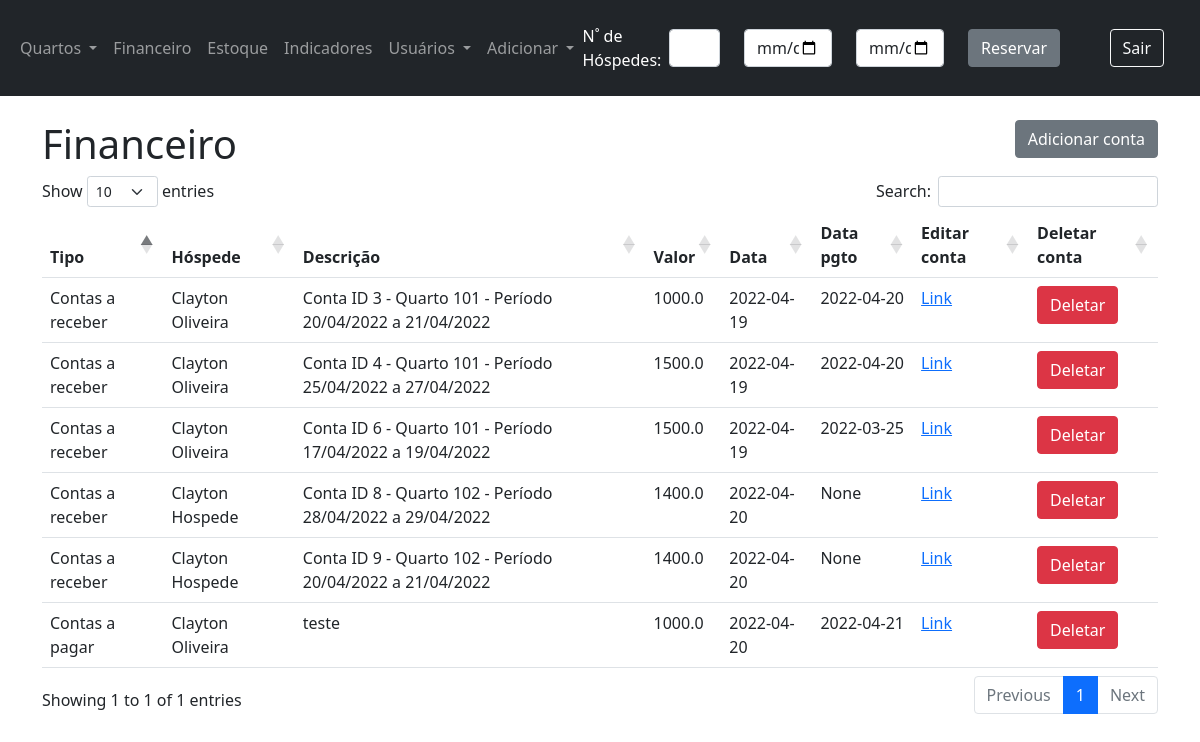
/listar-contas (signed in), run on the app's committed database.
### app/models.py (models this page shows)
class Account(db.Model):
    __tablename__ = 'Account'
    id = db.Column(db.Integer, primary_key=True)
    tipo = db.Column(db.String(20))
    hotel_id = db.Column(db.Integer, db.ForeignKey('Hotels.id'))
    guest_id = db.Column(db.Integer, db.ForeignKey('guests.id'))
    reservation_id = db.Column(db.Integer, db.ForeignKey('reservation.id'))
    descricao = db.Column(db.String(30))
    valor = db.Column(db.Float)
    data_cadastro = db.Column(db.Date, default=dt.now())
    data_pgto = db.Column(db.Date)

class Guest(db.Model):
    __tablename__ = 'guests'
    id = db.Column(db.Integer, primary_key=True)
    hotel_id = db.Column(db.Integer, db.ForeignKey('Hotels.id'))
    address_id = db.Column(db.Integer, db.ForeignKey('Addresses.id'))
    name = db.Column(db.String(50))
    email = db.Column(db.String(50))
    phone = db.Column(db.String(20))
    cpf = db.Column(db.String(15))
    birthday = db.Column(db.DateTime)

### app/views.py (the view)
@app.route('/listar-contas', methods=['GET', 'POST'])
@login_required
def listar_conta_endpoint():
    user_id = g.user.get_id()
    return listar_contas(user_id)

### app/forms.py
class VerificarDisponibilidade(FlaskForm):
    total_guests = IntegerField('Quantidade de héspedes', validators=[DataRequired()])
    check_in = DateField('Data Entrada', validators=[DataRequired()])
    check_out = DateField('Data Saída', validators=[DataRequired()])
    submeter = SubmitField('Reservar')

### app/models.py (called while the page is built)
    def get_id(self):
        return self.id

    def get_profile(self):
        return self.profile

    def get_hotel_id(self):
        return self.hotel_id

### app/scripts/financeiro.py (called while the page is built)
def listar_contas(user_id):
    user = User.query.filter_by(id=user_id).first()
    hospedes = Guest.query.order_by(Guest.id)
    hoteis = Hotels.query.filter_by(id=user.hotel_id).order_by(Hotels.created_at)
    if user.hotel_id is None:
        hoteis = Hotels.query.filter_by(user_id=user_id).order_by(Hotels.created_at)
    hoteis_id = [hotel.id for hotel in hoteis]
    hotel_choices = dict([(hotel.id, hotel.name) for hotel in hoteis])
    guest_choices = dict([(hospede.id, hospede.name) for hospede in hospedes if hospede.hotel_id in hoteis_id])
    contas = Account.query.filter(Account.hotel_id.in_(hoteis_id)).order_by(Account.id)
    return render_template('lista_contas.html',
                           contas=contas,
                           hotel_choices=hotel_choices,
                           guest_choices=guest_choices,
                           )

### app/views.py (called while the page is built)
@login_manager.user_loader
def load_user(id):
    return User.query.get(int(id))

@app.before_request
def before_request():
    g.user = current_user

@app.context_processor
def navbar():
    form_reserva = VerificarDisponibilidade()
    return dict(form_reserva=form_reserva)

### app/templates/lista_contas.html (shortened to what this page needs)
{% extends 'base.html' %}
{% block content %}
    <div class="mt-4">
        <h1 style="display: inline-block;">Financeiro</h1>
        <a href="{{ url_for('adicionar_conta_endpoint') }}">
            <button type="button" class="btn btn-secondary" data-bs-dismiss="modal"
                    style="float: right">Adicionar conta
            </button>
        </a>
        <br>
    </div>
    <table id="tabela" class="table table-hover">
        <thead>
        <tr>
            <th>Tipo</th>
            <th>Hóspede</th>
            <th>Descrição</th>
            <th>Valor</th>
            <th>Data</th>
            <th>Data pgto</th>
            <th>Editar conta</th>
            <th>Deletar conta</th>
        </tr>
        </thead>
        <tbody>
        {% for conta in contas %}
            <tr>
                <td>{{ conta.tipo }}</td>
                <td>{{ guest_choices[conta.guest_id] }}</td>
                <td>{{ conta.descricao }}</td>
                <td>{{ conta.valor }}</td>
                <td>{{ conta.data_cadastro }}</td>
                <td>{{ conta.data_pgto }}</td>
                <td><a href="{{ url_for('editar_conta_endpoint', id=conta.id) }}">Link</a></td>
            <td>
                    <button type="button" class="btn btn-danger" data-bs-toggle="modal"
                            data-bs-target="#Modal_{{ conta.id }}"
                            value="{{ conta.id }}" id="user_{{ conta.id }}">
                        Deletar
                    </button>
                </td>
            </tr>
            </tbody>
        {% endfor %}
    </table>
{% endblock %}

### data on the page
Account: tipo "Contas a receber", descricao "Conta ID 3 - Quarto 101 - Período 20/04/2022 a 21/04/2022", valor "1000.0", data_cadastro "2022-04-19", data_pgto "2022-04-20", {{ conta.id }} 1 (drawn)
Guest: name "Clayton Oliveira"
Account: tipo "Contas a receber", descricao "Conta ID 4 - Quarto 101 - Período 25/04/2022 a 27/04/2022", valor "1500.0", data_cadastro "2022-04-19", data_pgto "2022-04-20", {{ conta.id }} 2 (drawn)
Account: tipo "Contas a receber", descricao "Conta ID 6 - Quarto 101 - Período 17/04/2022 a 19/04/2022", valor "1500.0", data_cadastro "2022-04-19", data_pgto "2022-03-25", {{ conta.id }} 3 (drawn)
Account: tipo "Contas a receber", descricao "Conta ID 8 - Quarto 102 - Período 28/04/2022 a 29/04/2022", valor "1400.0", data_cadastro "2022-04-20", data_pgto "None", {{ conta.id }} 4 (drawn)
Guest: name "Clayton Hospede"
Account: tipo "Contas a receber", descricao "Conta ID 9 - Quarto 102 - Período 20/04/2022 a 21/04/2022", valor "1400.0", data_cadastro "2022-04-20", data_pgto "None", {{ conta.id }} 5 (drawn)
Account: tipo "Contas a pagar", descricao "teste", valor "1000.0", data_cadastro "2022-04-20", data_pgto "2022-04-21", {{ conta.id }} 6 (drawn)
